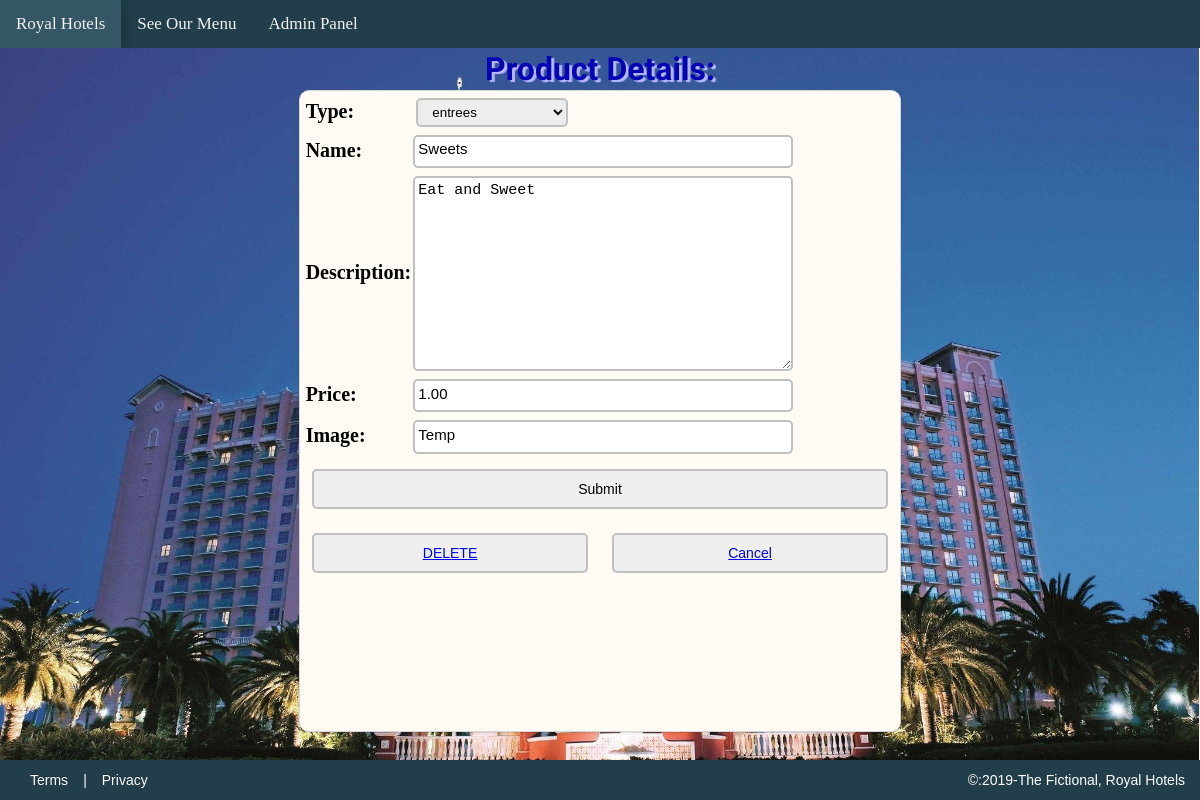
/4/details/, run on the app's committed database.
### products/models.py (models this page shows, shortened)
class Product(models.Model):
    type=models.CharField(max_length=60,choices=TYPE_CHOICES)
    name=models.CharField(max_length=60,default="",blank=True,null=False)
    description=models.TextField(max_length=300,default="",blank=True)
    price=models.DecimalField(default=0.00,max_digits=10000,decimal_places=2)
    image=models.CharField(max_length=250,default='',blank=True)
    objects=models.Manager()

### products/views.py (the view)
# urls.py: path('<int:pk>/details/', views.details, name="details"),
def details(request, pk):
    pk = int(pk)
    item = get_object_or_404(Product, pk=pk)
    form = ProductForm(data=request.POST or None, instance=item)
    if request.method == 'POST':
        if form.is_valid():
            form2 = form.save(commit=False)
            form2.save()
            return redirect('admin_console')
        else:
            print(form.errors)
    else:
        return render(request, 'products/present_product.html', {'form': form})

### products/forms.py
class ProductForm(ModelForm):
    class Meta:
        model=Product
        fields='__all__'

### products/templates/products/present_product.html (shortened to what this page needs)
{% extends "base.html" %}
{% block header %}Product Details:{% endblock %}
{% block content %}
<div class="admin_panel">
    <form method="POST" id="thisForm" action="../details/">
        <table>
            {{ form.as_table }}
        </table>
        <div class="frmBtn_container">
            <input type="submit">
            <div class="frmBtn_container">
                <button class="btn"><a href="../{{ form.pk }}delete/">DELETE</a></button>
                <button class="btn"><a href="{% url 'admin_console' %}">Cancel</a></button>
            </div>
        </div>
    </form>
</div>
{% endblock %}

### assets/css/layout.css (style rules this page uses)
* { margin: 0; }
html { background-color: lightblue; }
body { position: relative; overflow: hidden; }
html, body { height: 100%; margin: 0; padding: 0; }
.admin_panel { margin: 0 auto; width: 50%; height: 80%; background-color: #fffaf4; border: 1px solid #d6d6d6; box-shadow: 0 1px 2px rgba(0,0,0,0.15); transition: all 0.3s ease-in-out; border-radius: 10px; transition: 0.3s; }
.frmBtn_container { display: flex; flex-wrap: wrap; align-items: center; width: 100%; }
.btn { flex-grow: 2; justify-content: center; text-align: center; display: inline-block; width: 150px; margin: 2% 2% 2% 2%; color: black; padding: 10px 0px; text-decoration: none; font-size: 14px; -webkit-transition-duration: 0.4s; transition-duration: 0.4s; cursor: pointer; border: 2px solid silver; border-radius: 5px; }
input[type="submit"] { flex-grow: 1; width: 10%; justify-content: center; text-align: center; display: inline-block; margin: 2% 2% 2% 2%; color: black; padding: 9px 0px 9px 0px; text-decoration: none; font-size: 14px; -webkit-transition-duration: 0.4s; transition-duration: 0.4s; cursor: pointer; border: 2px solid silver; border-radius: 5px; }
select { padding: 4px 10px; width: 40%; display: inline-block; margin: 1% 0% 0 1%; border: 2px solid silver; border-radius: 5px; box-shadow: 0 0 10px #E8E8E8 inset; }
input, textarea { width: 100%; margin: 1% 0 0 0; padding: 1% 0 2% 1%; line-height: 18px; font-size: 15px; border-radius: 5px; border: 2px solid silver; }
label { display: inline-block; width: 95%; text-align: left; margin: 1% 0 0 0; color: black; line-height: 18px; font-size: 20px; }
.bg_img { background-color: lightblue; background-image: url('/static/images/hotel_img3.jpg'); background-size: cover; background-attachment:fixed; background-position: center; position: relative; -webkit-background-size: cover; -moz-background-size: cover; -o-background-size: cover; background-size: cover; }

### data on the page
Product: type "entrees", name "Sweets", description "Eat and Sweet", price "1.00", image "Temp"
